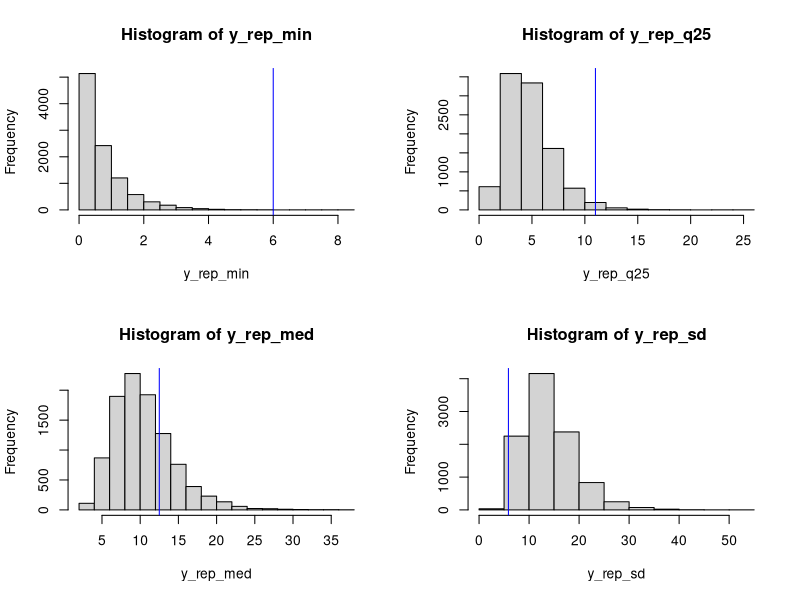
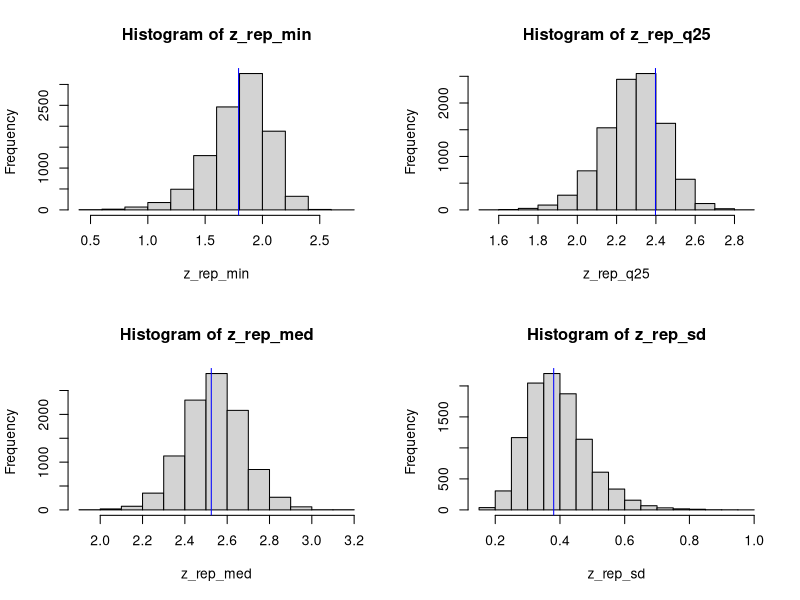
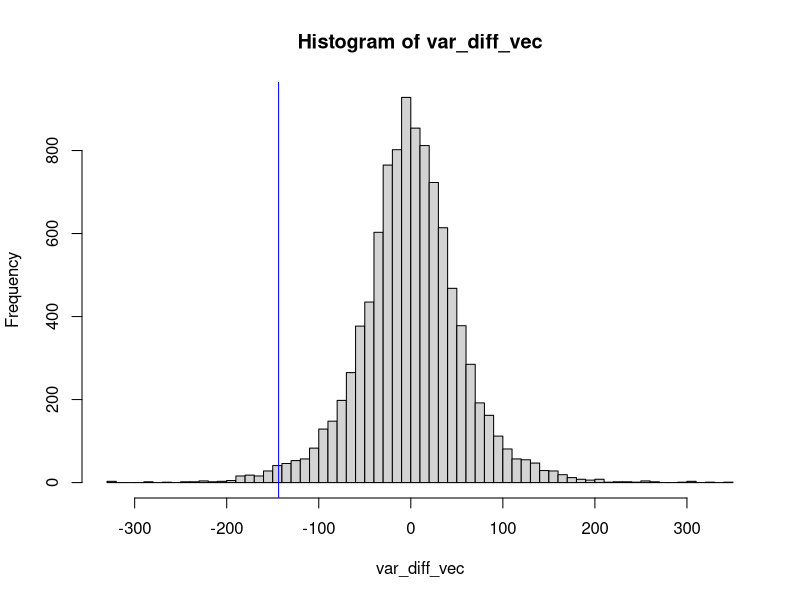
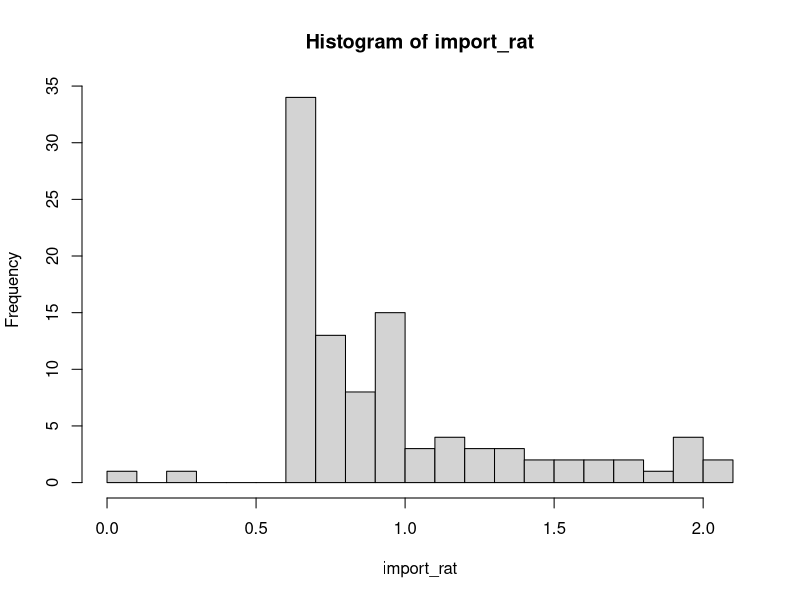
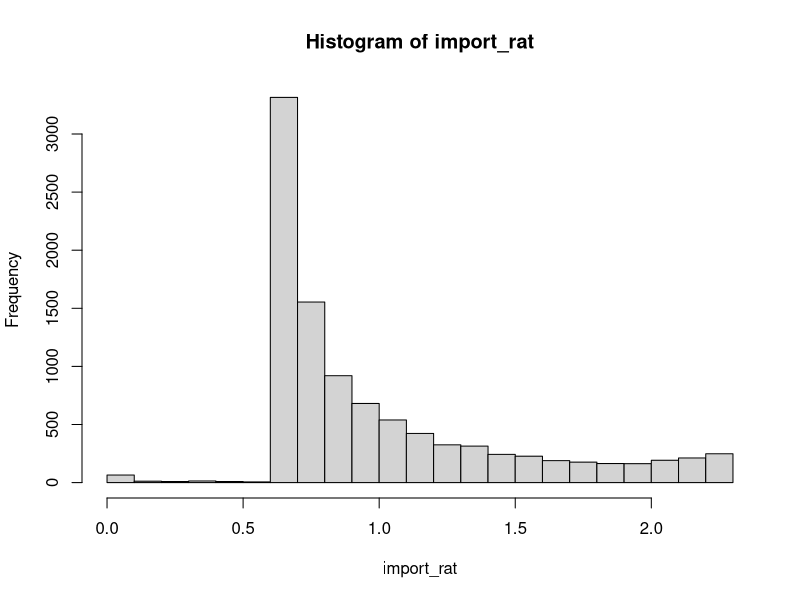
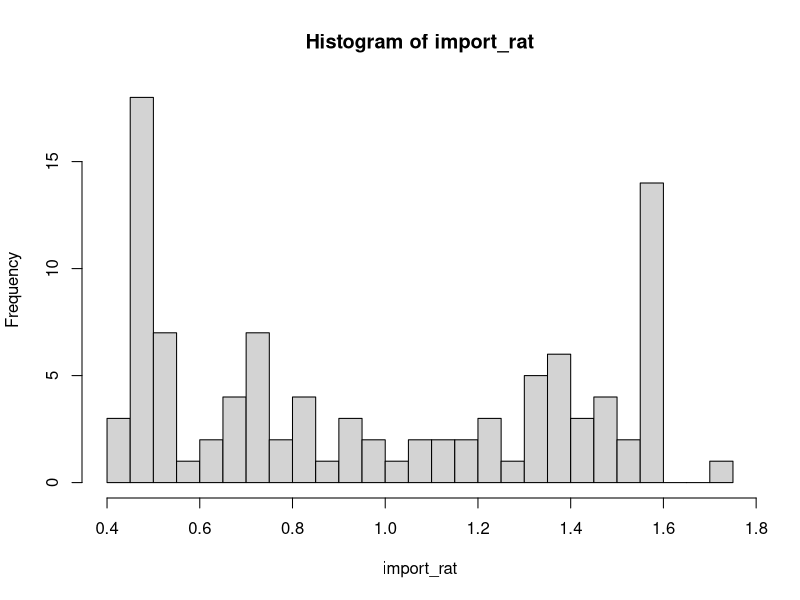
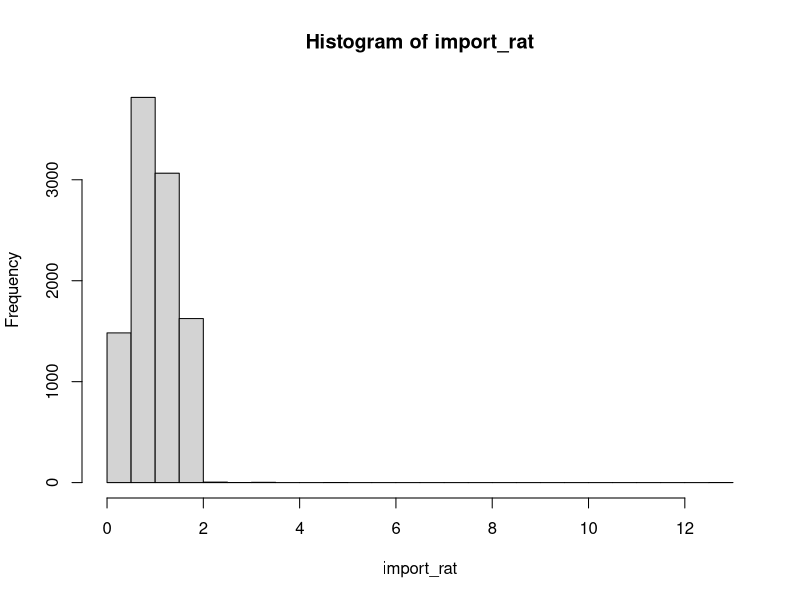

Generate these figures, in order, with R:
## No scientific notation

options(scipen = 999)

## Load in packages

library(fGarch)



########## Problem 1 ##########



## Input the known parameters and data

y <- c(15,9,15,8,8,20,25,31,13,12,11,15,11,13,13,11,11,12,6,14)
n <- length(y)
S <- 10000
alpha <- 5
beta <- alpha * 15



##### Part i #####



## Sample from the Gamma

samp_1i <- rgamma(n = S, shape = n + alpha, rate = beta + sum(y))



##### Part ii #####



## Construct the replicate data sets

y_rep <- matrix(0, nrow = S, ncol = n)

for(s in 1:S) {
    
    y_rep[s,] <- rexp(n = n, rate = samp_1i[s])
    
}



##### Part iii #####



## Compute the required test statistics for each replicate data set

y_rep_min <- apply(y_rep, 1, min)
y_rep_q25 <- apply(y_rep, 1, quantile, probs = 0.25)
y_rep_med <- apply(y_rep, 1, median)
y_rep_sd <- apply(y_rep, 1, sd)

par(mfrow = c(2, 2))

hist(x = y_rep_min)
abline(v = min(y), col = 'blue')

hist(x = y_rep_q25)
abline(v = quantile(y, 0.25), col = 'blue')

hist(x = y_rep_med)
abline(v = median(y), col = 'blue')

hist(x = y_rep_sd)
abline(v = sd(y), col = 'blue')



##### Part iv #####



## Compute the posterior predictive p-values for each statistic

pval_min <- mean(y_rep_min > min(y))
pval_q25 <- mean(y_rep_q25 > quantile(y, 0.25))
pval_med <- mean(y_rep_med > median(y))
pval_sd <- mean(y_rep_sd > sd(y))

## Probability of waiting at most 10 minutes

wait_10 <- mean(y_rep < 10)

## Output the results

cat("Minimum p-value: ", round(pval_min, 4))
cat("25% Quantile p-value: ", round(pval_q25, 4))
cat("Median p-value: ", round(pval_med, 4))
cat("Standard Deviation p-value: ", round(pval_sd, 4))
cat("Probability 10 Minute Wait: ", round(wait_10, 4))



########## Problem 2 ##########



## Input the known parameters and data

z <- log(y)
n <- length(z)
S <- 10000
alpha <- 0.01
beta <- 0.01

## Draw the sample from the posterior

s_squared <- sd(z)^2
post_tau <- rgamma(n = S, 
                  shape = alpha + (n - 1)/2,
                  rate = beta + (n - 1) * (s_squared / 2))

post_sigma <- 1/sqrt(post_tau)

Q_mu <- n * post_tau
ell_mu <- n * post_tau * mean(z)
post_mu <- rnorm(n = S, mean = (Q_mu^-1) * ell_mu, sd = sqrt(Q_mu^-1))



##### Part i #####



## Construct the replicate data set

z_rep <- matrix(0, nrow = S, ncol = n)

for(s in 1:S) {
    
    z_rep[s,] <- rnorm(n = n, mean = post_mu[s], sd = post_sigma[s])
    
}

## Compute the required test statistics for each replicate data set

z_rep_min <- apply(z_rep, 1, min)
z_rep_q25 <- apply(z_rep, 1, quantile, probs = 0.25)
z_rep_med <- apply(z_rep, 1, median)
z_rep_sd <- apply(z_rep, 1, sd)

par(mfrow = c(2, 2))

hist(x = z_rep_min)
abline(v = min(z), col = 'blue')

hist(x = z_rep_q25)
abline(v = quantile(z, 0.25), col = 'blue')

hist(x = z_rep_med)
abline(v = median(z), col = 'blue')

hist(x = z_rep_sd)
abline(v = sd(z), col = 'blue')

## Compute the posterior predictive p-values for each statistic

pval_min <- mean(z_rep_min > min(z))
pval_q25 <- mean(z_rep_q25 > quantile(z, 0.25))
pval_med <- mean(z_rep_med > median(z))
pval_sd <- mean(z_rep_sd > sd(z))

## Output the results

cat("Minimum p-value: ", round(pval_min, 4))
cat("25% Quantile p-value: ", round(pval_q25, 4))
cat("Median p-value: ", round(pval_med, 4))
cat("Standard Deviation p-value: ", round(pval_sd, 4))



##### Part ii #####



## Probability of waiting at most 10 minutes

wait_10 <- mean(z_rep < log(10))

## Output the results

cat("Probability 10 Minute Wait: ", round(wait_10, 4))



########## Problem 3 ##########



## Load in the data and known parameters

y <- c(1.960,
      1.823,
      0.968,
      2.753,
      0.779,
      3.003,
      2.463,
      2.197,
      2.806,
      3.137,
      -1.813,
      -4.242,
      -19.780,
      8.597,
      -3.134,
      7.486,
      12.621,
      -11.511,
      -12.746,
      17.244)
n <- length(y)
S <- 10000
alpha <- 0.01
beta <- 0.01



##### Part i #####



## Draw the sample from the posterior

s_squared <- sd(y)^2
post_tau <- rgamma(n = S, 
                   shape = alpha + (n - 1)/2,
                   rate = beta + (n - 1) * (s_squared / 2))

post_sigma <- 1/sqrt(post_tau)

Q_mu <- n * post_tau
ell_mu <- n * post_tau * mean(y)
post_mu <- rnorm(n = S, mean = (Q_mu^-1) * ell_mu, sd = sqrt(Q_mu^-1))



##### Part ii #####



## Construct the replicate data set

y_rep <- matrix(0, nrow = S, ncol = n)

for(s in 1:S) {
    
    y_rep[s,] <- rnorm(n = n, mean = post_mu[s], sd = post_sigma[s])
    
}



##### Part iii #####



## Compute the variance difference of the first 10 minus second 10 observation

y_1_var <- var(y[1:10])
y_2_var <- var(y[11:20])

var_diff <- y_1_var - y_2_var

## Compute the same variance for the replicate data

var_diff_vec <- numeric()

for (i in 1:S) {
    
    y_1_temp <- var(y_rep[i, 1:10])
    y_2_temp <- var(y_rep[i, 11:20])
    var_diff_vec[i] <- y_1_temp - y_2_temp
    
}

## Plot the histogram of the results

par(mfrow = c(1, 1))

hist(var_diff_vec, breaks = 50)
abline(v = var_diff, col = 'blue')



##### Part iv #####



## Posterior predictive p-value

post_pred <- mean(var_diff < var_diff_vec)

## Output the results

cat("Probability 10 Minute Wait: ", round(post_pred, 4))



########## Problem 4 ##########



##### Exercise 10.6 #####



### Part a ####



## Input the known parameters

S <- 100
mu <- 0
var <- 1
deg_free <- 3

## Sample theta from g

theta <- rstd(n = S, mean = mu, sd = sqrt(var), nu = deg_free)

## Calculate and plot the importance ratios

import_rat <- dnorm(x = theta, mean = mu, sd = sqrt(var)) /
    dstd(x = theta, mean = mu, sd = sqrt(var), nu = deg_free)

hist(import_rat, breaks = 20)



### Part b ###



## Compute the importance sampled EX and VarX

ex_imp <- ((1/S) * sum(theta * import_rat)) / ((1/S) * sum(import_rat))
var_imp <- ((1/S) * sum(theta^2 * import_rat)) / ((1/S) * sum(import_rat)) - ex_imp^2

## Compute the true EX and VarX

ex_true <- mean(dnorm(x = theta, mean = mu, sd = sqrt(var)))
var_true <- var(dnorm(x = theta, mean = mu, sd = sqrt(var)))

## Output the results

cat("Importance Sampled Expected Value: ", round(ex_imp, 4))
cat("True Expected Value: ", round(ex_true, 4))
cat("Importance Sampled Variance: ", round(var_imp, 4))
cat("True Variance: ", round(var_true, 4))



### Part c ###



## Input the known parameters

S <- 10000
mu <- 0
var <- 1
deg_free <- 3

## Sample theta from g

theta <- rstd(n = S, mean = mu, sd = sqrt(var), nu = deg_free)

## Calculate and plot the importance ratios

import_rat <- dnorm(x = theta, mean = mu, sd = sqrt(var)) /
    dstd(x = theta, mean = mu, sd = sqrt(var), nu = deg_free)

hist(import_rat, breaks = 20)

## Compute the importance sampled EX and VarX

ex_imp <- ((1/S) * sum(theta * import_rat)) / ((1/S) * sum(import_rat))
var_imp <- ((1/S) * sum(theta^2 * import_rat)) / ((1/S) * sum(import_rat)) - ex_imp^2

## Compute the true EX and VarX

ex_true <- mean(dnorm(x = theta, mean = mu, sd = sqrt(var)))
var_true <- var(dnorm(x = theta, mean = mu, sd = sqrt(var)))

## Output the results

cat("Importance Sampled Expected Value: ", round(ex_imp, 4))
cat("True Expected Value: ", round(ex_true, 4))
cat("Importance Sampled Variance: ", round(var_imp, 4))
cat("True Variance: ", round(var_true, 4))



### Part d ###



## Compute the effective sample size

S_eff <- 1 / (sum((import_rat / sum(sample(import_rat)))^2))

## Output the results

cat("Effective Sample Size: ", round(S_eff, 4))



##### Exercise 10.7 #####



### Part a ####



## Input the known parameters

S <- 100
mu <- 0
var <- 1
deg_free <- 3

## Sample theta from g

theta <- rnorm(n = S, mean = mu, sd = sqrt(var))

## Calculate and plot the importance ratios

import_rat <- dstd(x = theta, mean = mu, sd = sqrt(var), nu = deg_free) /
    dnorm(x = theta, mean = mu, sd = sqrt(var))

hist(import_rat, breaks = 20)



### Part b ###



## Compute the importance sampled EX and VarX

ex_imp <- ((1/S) * sum(theta * import_rat)) / ((1/S) * sum(import_rat))
var_imp <- ((1/S) * sum(theta^2 * import_rat)) / ((1/S) * sum(import_rat)) - ex_imp^2

## Compute the true EX and VarX

ex_true <- mean(dstd(x = theta, mean = mu, sd = sqrt(var), nu = deg_free))
var_true <- var(dstd(x = theta, mean = mu, sd = sqrt(var), nu = deg_free))

## Output the results

cat("Importance Sampled Expected Value: ", round(ex_imp, 4))
cat("True Expected Value: ", round(ex_true, 4))
cat("Importance Sampled Variance: ", round(var_imp, 4))
cat("True Variance: ", round(var_true, 4))



### Part c ###



## Input the known parameters

S <- 10000
mu <- 0
var <- 1
deg_free <- 3

## Sample theta from g

theta <- rnorm(n = S, mean = mu, sd = sqrt(var))

## Calculate and plot the importance ratios

import_rat <- dstd(x = theta, mean = mu, sd = sqrt(var), nu = deg_free) /
    dnorm(x = theta, mean = mu, sd = sqrt(var))

hist(import_rat, breaks = 20)

## Compute the importance sampled EX and VarX

ex_imp <- ((1/S) * sum(theta * import_rat)) / ((1/S) * sum(import_rat))
var_imp <- ((1/S) * sum(theta^2 * import_rat)) / ((1/S) * sum(import_rat)) - ex_imp^2

## Compute the true EX and VarX

ex_true <- mean(dstd(x = theta, mean = mu, sd = sqrt(var), nu = deg_free))
var_true <- var(dstd(x = theta, mean = mu, sd = sqrt(var), nu = deg_free))

## Output the results

cat("Importance Sampled Expected Value: ", round(ex_imp, 4))
cat("True Expected Value: ", round(ex_true, 4))
cat("Importance Sampled Variance: ", round(var_imp, 4))
cat("True Variance: ", round(var_true, 4))



### Part d ###



## Compute the effective sample size

S_eff <- 1 / (sum((import_rat / sum(sample(import_rat)))^2))

## Output the results

cat("Effective Sample Size: ", round(S_eff, 4))
